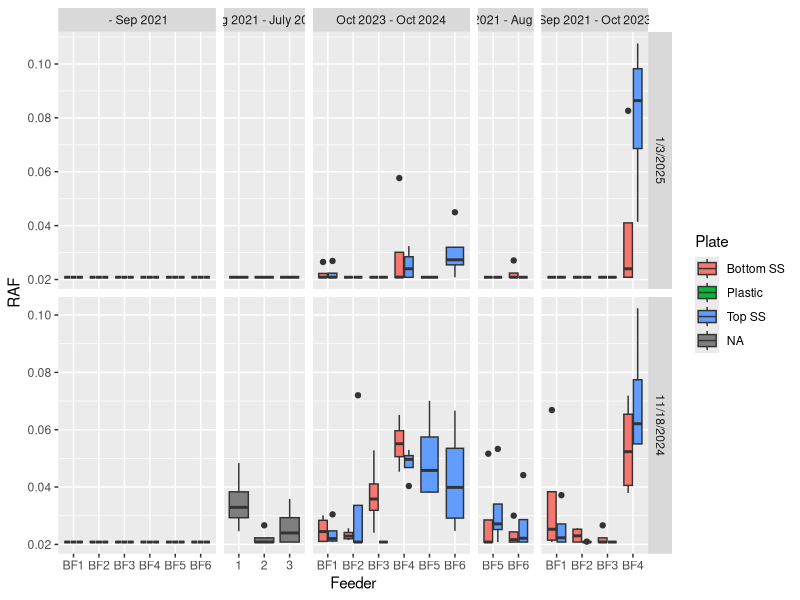

Source code (R):
library(tidyverse)



meta <- read.csv("data/meta.csv", check.names = FALSE) %>%
  mutate_at("Sample IDs", as.character) %>%
  na.omit()

df_ <- read.csv("data/data.csv", check.names = FALSE) %>%
  mutate_at("Sample IDs", ~str_remove(., " ")) %>%
  filter(!(`Sample IDs` %in% c("N", "P"))) %>%
  left_join(meta, "Sample IDs")
  # separate_wider_delim(
  #   `Period in environment`,
  #   " - ",
  #   names = c("start", "end")
  # )




df_ %>%
  separate_wider_delim(
    ID, 
    " ", 
    names = c("Feeder", "Plate"), 
    too_few = "align_start", 
    too_many = "merge"
  ) %>%
  # filter(Date != unique(Date)[1]) %>%
  ggplot(aes(Feeder, RAF, fill = Plate)) +
  geom_boxplot() +
  facet_grid(
    cols = vars(`Period in environment`), 
    rows = vars(Date), 
    space = "free_x", 
    scales = "free"
  )

# df_ %>%
#   filter(Date != unique(Date)[1]) %>%
#   ggplot(aes(`Sample IDs`, RAF, fill = Date)) +
#   geom_boxplot() +
#   facet_grid(~`ID`, space = "free_x", scales = "free")



# Plate Views -------------------------------------------------------------



for (file in list.files("raw", full.names = TRUE)) {
  
  filename <- str_split_i(file, "/", 2) %>%
    str_remove(".xlsx")
  locations <- get_sample_locations(file)
  raw <- get_real(file)[[1]]
  
  plate_view(raw, locations) +
    ggtitle(file)
  ggsave(paste0("figures/", filename, "_plate_view.png"), width = 12, height = 8)
}
